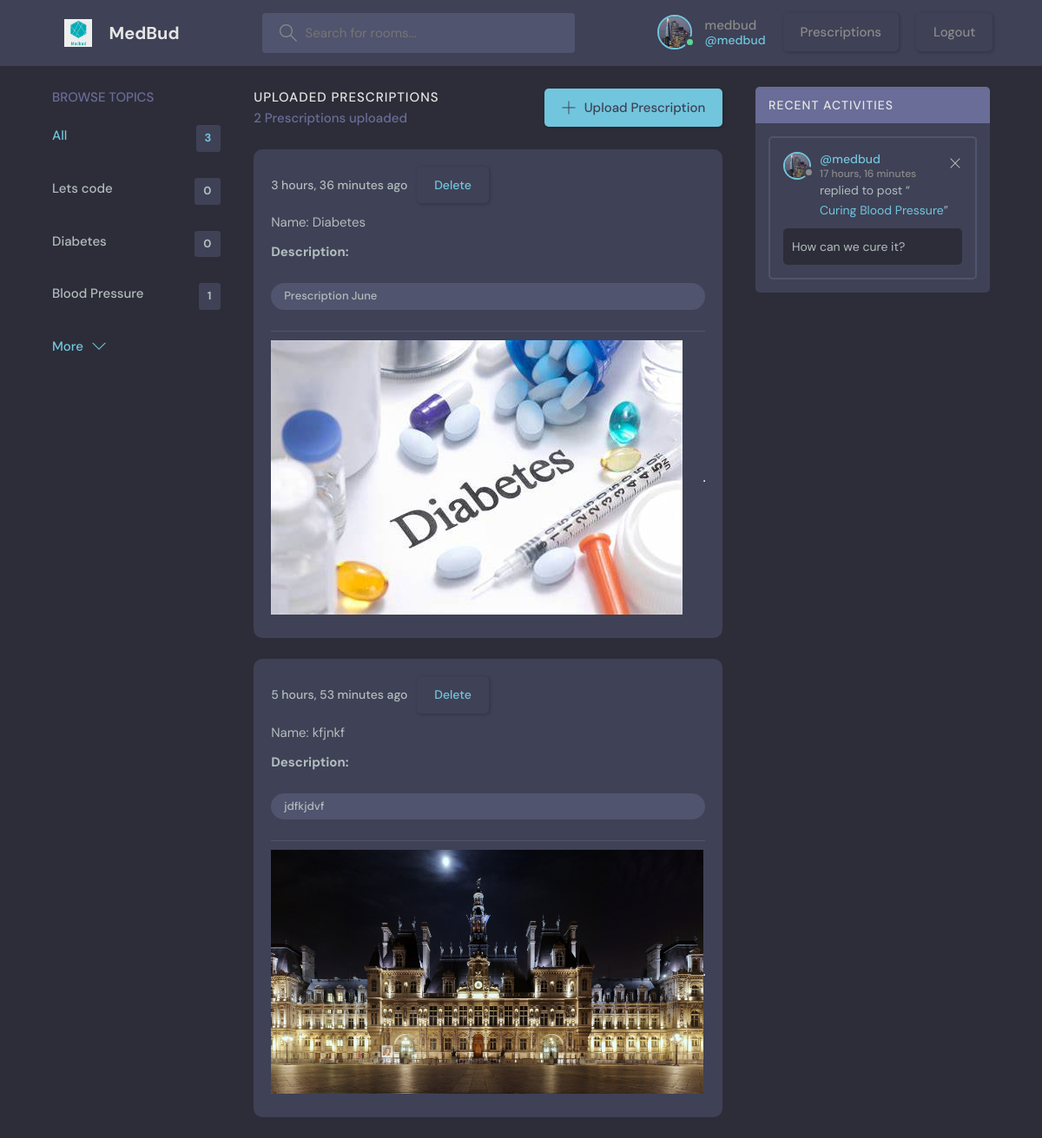
/prescriptions/ (signed in), run on the app's committed database.
### base/models.py (models this page shows, shortened)
class Imagine(models.Model):
    user = models.OneToOneField(User,null=True,on_delete=models.CASCADE)
    imge = models.ImageField(null=True, default="avatar.svg")

class Topic(models.Model):
    name = models.CharField(max_length=200)

class Prescription(models.Model):
    user = models.ForeignKey(User, on_delete=models.CASCADE)
    name = models.CharField(max_length=200)
    description = models.TextField(null=True, blank=True)
    created = models.DateTimeField(auto_now_add=True)
    img = models.ImageField(null=True)
    class Meta:
        ordering = ['-created']

class Message(models.Model):
    user = models.ForeignKey(User, on_delete=models.CASCADE)
    room = models.ForeignKey(Room, on_delete=models.CASCADE)
    body = models.TextField()
    updated = models.DateTimeField(auto_now=True)
    created = models.DateTimeField(auto_now_add=True)
    class Meta:
        ordering = ['-updated', '-created']
    def __str__(self):
        return self.body[0:50]

class Room(models.Model):
    host = models.ForeignKey(User, on_delete=models.SET_NULL, null=True)
    topic = models.ForeignKey(Topic, on_delete=models.SET_NULL, null=True)
    name = models.CharField(max_length=200)
    description = models.TextField(null=True, blank=True)
    participants = models.ManyToManyField(
        User, related_name='participants', blank=True)
    updated = models.DateTimeField(auto_now=True)
    created = models.DateTimeField(auto_now_add=True)
    class Meta:
        ordering = ['-updated', '-created']
    def __str__(self):
        return self.name

### base/views.py (the view)
# urls.py: path('prescriptions/', views.prescriptionPage, name="prescriptions"),
@login_required(login_url='login')
def prescriptionPage(request):
    q = request.GET.get('q')
    if q!=None:
        rooms=Room.objects.filter(Q(topic__name__icontains=q) | Q(name__icontains=q) | Q(description__icontains=q))
        room_messages=Message.objects.filter(room__topic__name__icontains=q)
    else:
        rooms=Room.objects.all()
        room_messages=Message.objects.all()
    topics=Topic.objects.all()[0:5]
    room_count=rooms.count()
    usr=request.user
    prescriptions=usr.prescription_set.all()
    context={'prescriptions':prescriptions,'topics':topics,'messages':room_messages,'room_count':room_count}
    return render(request,'base/prescription.html',context)

### base/templates/base/prescription.html (shortened to what this page needs)
{% extends 'main.html' %}
{% block content %}
<main class="layout layout--3">
    <div class="container">
        {% include 'base/topics_component.html' %}
        <div class="roomList">
            <div class="roomList__header">
                <div>
                    <h2>Uploaded Prescriptions</h2>
                    <p>{{prescriptions.count}} Prescriptions uploaded</p>
                </div>
                <a class="btn btn--main" href="{% url 'upload-prescription' %}">
                    <svg version="1.1" xmlns="http://www.w3.org/2000/svg" width="32" height="32" viewBox="0 0 32 32">
                        <title>add</title>
                        <path
                            d="M16.943 0.943h-1.885v14.115h-14.115v1.885h14.115v14.115h1.885v-14.115h14.115v-1.885h-14.115v-14.115z">
                        </path>
                    </svg>
                    Upload Prescription
                </a>
            </div>
            {% include 'base/prescription_component.html' %}
        </div>
        {% include 'base/activity_component.html' %}
    </div>
</main>
{% endblock %}

### templates/main.html (shortened to what this page needs)
<!DOCTYPE html>
{% load static %}
<html lang="en">
<head>
    <link rel="stylesheet" href="{% static 'styles/style.css' %}" />
</head>
<body>
    {% include 'navbar.html' %}
    {% block content %}
    {% endblock %}
</body>
</html>

### templates/navbar.html (shortened to what this page needs)
{% load static %}
<head>
</head>
<header class="header header--loggedIn">
    <div class="container">
        <a href="{% url 'home' %}" class="header__logo">
            <img src="{% static 'images/logo.png' %}" />
            <h1>MedBud</h1>
        </a>
        <form class="header__search" method="GET" action="{% url 'home' %}">
            <label>
                <input name="q" placeholder="Search for rooms..." />
            </label>
        </form>
        <nav class="header__menu">
            {% if request.user.is_authenticated %}
            <div class="header__user">
                <a href="{% url 'profile' request.user.id %}">
                    <div class="avatar avatar--medium active">
                        <img src="{{request.user.imagine.imge.url}}" />
                    </div>
                    <p>{{request.user.username}} <span>@{{request.user.username}}</span></p>
                </a>
                <a href="{% url 'prescriptions' %}" class="btn btn-info">
                    Prescriptions</a>
                <a href="{% url 'logout' %}" class="btn btn-info">
                    Logout</a>
            </div>
            {% else %}
            <a href="{% url 'login' %}">
                    <img src="{% static 'images/avatar.svg' %}" />
                        <p>Login</p>
                </a>
            {% endif %}
        </nav>
    </div>
</header>

### base/templates/base/topics_component.html
<div class="topics">
    <div class="topics__header">
        <h2>Browse Topics</h2>
    </div>
    <ul class="topics__list">
        <li>
            <a href="{% url 'home' %}" class="active">All <span>{{topics.count}}</span></a>
        </li>
        {% for topic in topics %}
        <li>
            <a href="{% url 'home' %}?q={{topic.name}}">{{topic.name}} <span>{{topic.room_set.all.count}}</span></a>
        </li>
        {% endfor %}
    </ul>
    <a class="btn btn--link" href="{% url 'topics' %}">
        More
        <svg version="1.1" xmlns="http://www.w3.org/2000/svg" width="32" height="32" viewBox="0 0 32 32">
            <title>chevron-down</title>
            <path d="M16 21l-13-13h-3l16 16 16-16h-3l-13 13z"></path>
        </svg>
    </a>
</div>

### base/templates/base/prescription_component.html
{% load static %}
{% for prescription in prescriptions %}
<div class="roomListRoom">
    <div class="roomListRoom__header">
        <div class="roomListRoom__actions">
            <span>{{prescription.created | timesince}} ago&nbsp;&nbsp; <a href="{% url 'delete-prescription' prescription.id %}" class="btn btn-info">
                Delete</a></span>
        </div>
    </div>
    <div class="roomListRoom__content">
        <span>Name: {{prescription.name}}</span>
    </div>
    <div>
      <h5>Description:</h5>
        <br>
        <p class="roomListRoom__topic">{{prescription.description}}</p>
        <br>
    </div>
    <div class="roomListRoom__meta">
    <div><img src="{{prescription.img.url}}"></div>
    <hr>
    </div>
</div>
{% endfor %}

### base/templates/base/activity_component.html
<div class="activities">
    <div class="activities__header">
        <h2>Recent Activities</h2>
    </div>
    {% for message in messages %}
    <div class="activities__box">
        <div class="activities__boxHeader roomListRoom__header">
            <a href="{% url 'profile' message.user.id %}" class="roomListRoom__author">
                <div class="avatar avatar--small">
                    <img src="{{message.user.imagine.imge.url}}" />
                </div>
                <p>
                    @{{message.user.username}}
                    <span>{{message.created | timesince}}</span>
                </p>
            </a>
            {% if request.user == message.user %}
            <div class="roomListRoom__actions">
                <a href="{% url 'delete-message' message.id %}">
                    <svg version="1.1" xmlns="http://www.w3.org/2000/svg" width="32" height="32" viewBox="0 0 32 32">
                        <title>remove</title>
                        <path
                            d="M27.314 6.019l-1.333-1.333-9.98 9.981-9.981-9.981-1.333 1.333 9.981 9.981-9.981 9.98 1.333 1.333 9.981-9.98 9.98 9.98 1.333-1.333-9.98-9.98 9.98-9.981z">
                        </path>
                    </svg>
                </a>
            </div>
            {% endif %}
        </div>
        <div class="activities__boxContent">
            <p>replied to post “<a href="{% url 'room' message.room.id %}">{{message.room}}</a>”</p>
            <div class="activities__boxRoomContent">
                {{message}}
            </div>
        </div>
    </div>
    {% endfor %}
</div>

### data on the page
Topic: name "Lets code", room_set.all.count "0"
Topic: name "Diabetes", room_set.all.count "0"
Topic: name "Blood Pressure", room_set.all.count "1"
Prescription: created "3 hours, 36 minutes", name "Diabetes", description "Prescription June", img (picture)
Prescription: created "5 hours, 53 minutes", name "kfjnkf", description "jdfkjdvf", img (picture)
Message: user.imagine.imge (picture), user.username "medbud", created "17 hours, 16 minutes", room "Curing Blood Pressure", body "How can we cure it?"

### other printed values
{{ request.user.username }} "medbud"
{{ topics.count }} "3"
{{ prescriptions.count }} "2"
